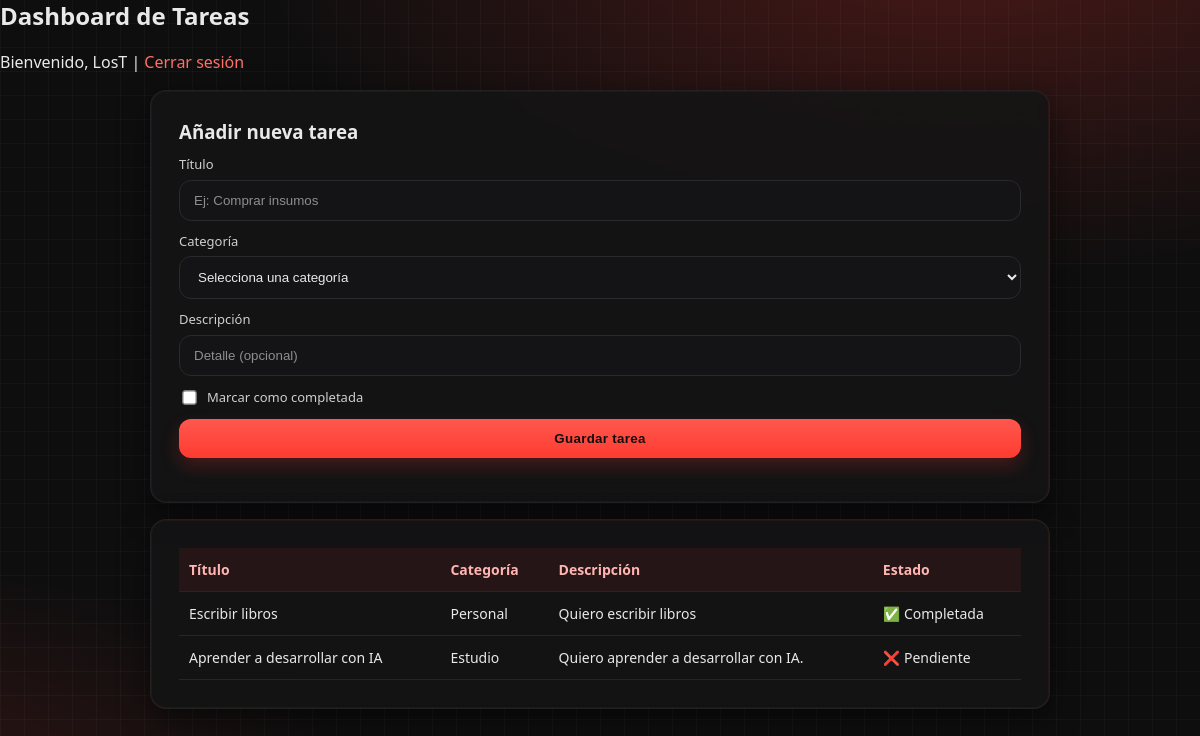
Page /dashboard/ (signed in) on the earlier database version.
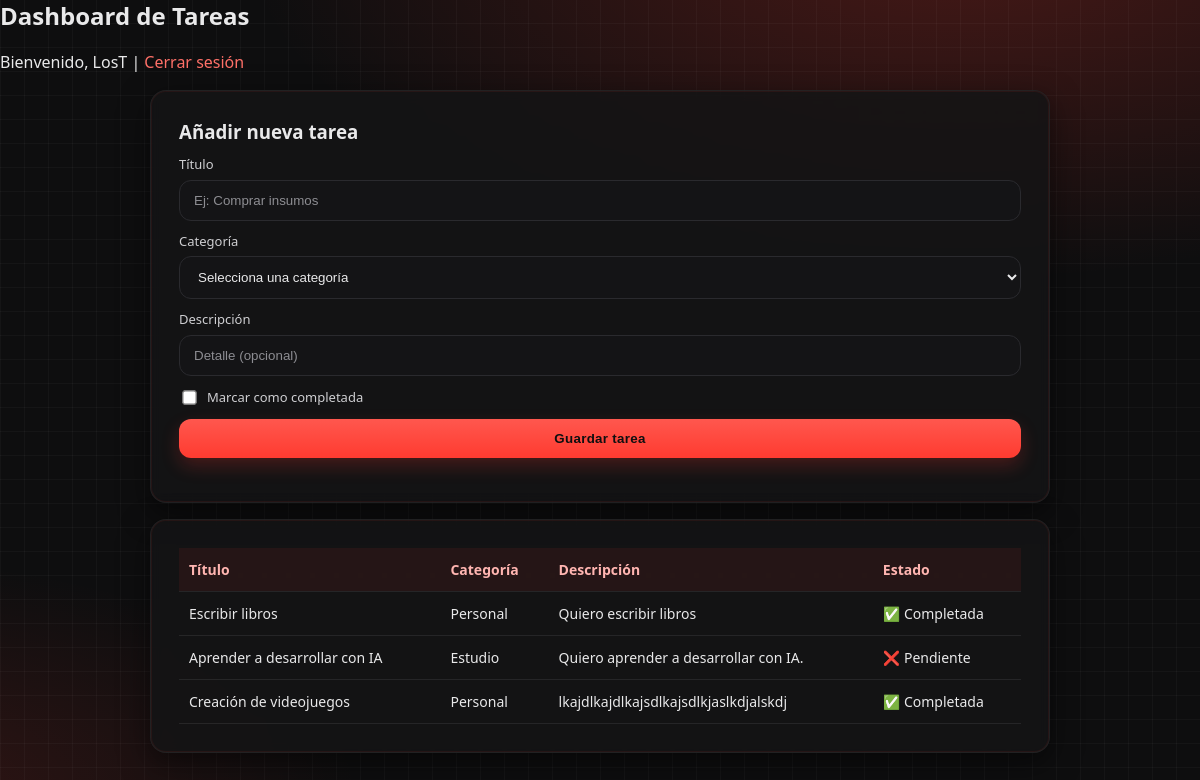
Same page on the later database version.
### tareas_app/models.py (models this page shows, shortened)
class Tarea(models.Model):
    titulo = models.CharField(max_length=200)
    descripcion = models.TextField()
    completada = models.BooleanField(default=False)
    categoria = models.ForeignKey(Categoria, on_delete=models.CASCADE)
    usuario = models.ForeignKey(User, on_delete=models.CASCADE)

class Categoria(models.Model):
    nombre = models.CharField(max_length=100)

### tareas_app/views.py (the view, shortened to what this page needs)
# urls.py: path('dashboard/', views.dashboard, name='dashboard'),
@login_required
def dashboard(request):
    tareas = Tarea.objects.filter(usuario=request.user).select_related('categoria')
    categorias = Categoria.objects.all().order_by('nombre')
    return render(request, 'dashboard.html', {'tareas': tareas, 'categorias': categorias})

### tareas_app/templates/dashboard.html (shortened to what this page needs)
{% load static %}
<link rel="stylesheet" href="{% static 'css/estilos.css' %}">
<h2>Dashboard de Tareas</h2>
<p>Bienvenido, {{ user.username }} | <a href="/logout">Cerrar sesión</a></p>
<div class="card" style="max-width:900px;margin:16px auto;">
  <h3 style="margin:0 0 12px 0;">Añadir nueva tarea</h3>
  <form method="post" class="form" style="display:grid;gap:12px;">
    <div class="form-group">
      <label for="titulo">Título</label>
      <input id="titulo" name="titulo" type="text" placeholder="Ej: Comprar insumos" required>
    </div>
    <div class="form-group">
      <label for="categoria">Categoría</label>
      <select id="categoria" name="categoria" required
              style="width:100%;padding:12px 14px;border-radius:12px;border:1px solid #2a2a2e;background:#141416;color:#e9e9ea;">
        <option value="" disabled selected>Selecciona una categoría</option>
      </select>
    </div>
    <div class="form-group">
      <label for="descripcion">Descripción</label>
      <input id="descripcion" name="descripcion" type="text" placeholder="Detalle (opcional)">
    </div>
    <label style="display:flex;align-items:center;gap:8px;">
      <input type="checkbox" name="completada"> Marcar como completada
    </label>
    <button type="submit" class="btn">Guardar tarea</button>
  </form>
</div>
<div class="card" style="max-width:900px;margin:16px auto;">
  <div style="overflow:auto;">
    <table class="table">
      <thead>
        <tr>
          <th>Título</th>
          <th>Categoría</th>
          <th>Descripción</th>
          <th>Estado</th>
        </tr>
      </thead>
      <tbody>
        {% for tarea in tareas %}
          <tr>
            <td>{{ tarea.titulo }}</td>
            <td>{{ tarea.categoria.nombre }}</td>
            <td>{{ tarea.descripcion }}</td>
            <td>{% if tarea.completada %}✅ Completada{% else %}❌ Pendiente{% endif %}</td>
          </tr>
        {% empty %}
          <tr><td colspan="4">No hay tareas asignadas.</td></tr>
        {% endfor %}
      </tbody>
    </table>
  </div>
</div>

### tareas_app/static/css/estilos.css (style rules this page uses)
* { box-sizing: border-box; }
.card { width: 100%; max-width: 380px; background: rgba(20,20,22,.85); border: 1px solid rgba(255,255,255,.06); border-radius: 16px; box-shadow: 0 10px 30px rgba(0,0,0,.5), 0 0 0 1px rgba(255,59,48,.08) inset; padding: 28px; backdrop-filter: blur(6px); }
.form { display: grid; gap: 14px; margin-top: 8px; }
.form-group { display: grid; gap: 6px; }
label { font-size: 13px; color: #cfcfd2; }
input { width: 100%; padding: 12px 14px; border-radius: 12px; border: 1px solid #2a2a2e; background: #141416; color: #e9e9ea; outline: none; transition: border-color .15s ease, box-shadow .15s ease, background .15s ease; }
input::placeholder { color: #8d8d92; }
.btn { width: 100%; padding: 12px 14px; border: 0; border-radius: 12px; background: linear-gradient(180deg, #ff574e, #ff3b30); color: #0f0f10; font-weight: 700; letter-spacing: .3px; cursor: pointer; transition: transform .04s ease, filter .2s ease, box-shadow .2s ease; box-shadow: 0 8px 18px rgba(255,59,48,.22); }
a { color: #ff7068; text-decoration: none; }
.table { width: 100%; border-collapse: collapse; font-size: 14px; }
.table th, .table td { padding: 12px 10px; border-bottom: 1px solid rgba(255,255,255,.08); vertical-align: top; }
.table thead th { text-align: left; color: #ffb5b1; background: rgba(255,59,48,.08); position: sticky; top: 0; }
input[type="checkbox"] { width: auto; height: auto; transform: scale(1.1); accent-color: #ff3b30; }
select { width: 100%; padding: 12px 14px; border-radius: 12px; border: 1px solid #2a2a2e; background: #141416; color: #e9e9ea; outline: none; transition: border-color .15s ease, box-shadow .15s ease, background .15s ease; }

Differences in the rows shown:
added Tarea: titulo "Creación de videojuegos", categoria.nombre "Personal", descripcion "lkajdlkajdlkajsdlkajsdlkjaslkdjalskdj", completada "✅ Completada"
